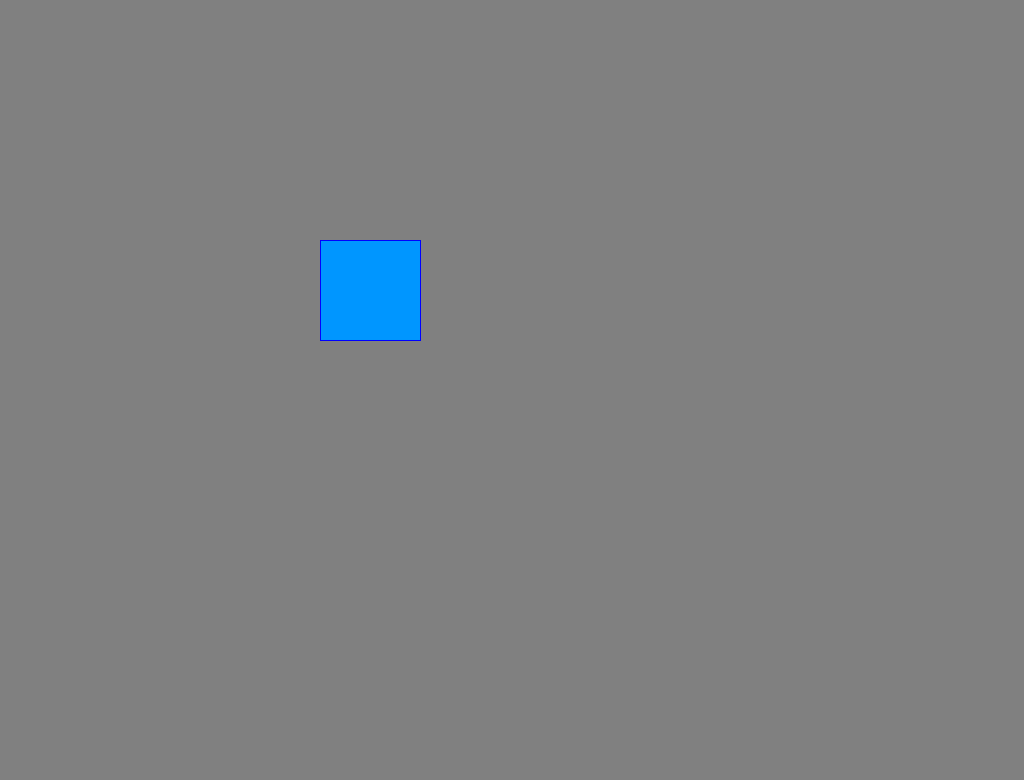
Frame 1 (no input)
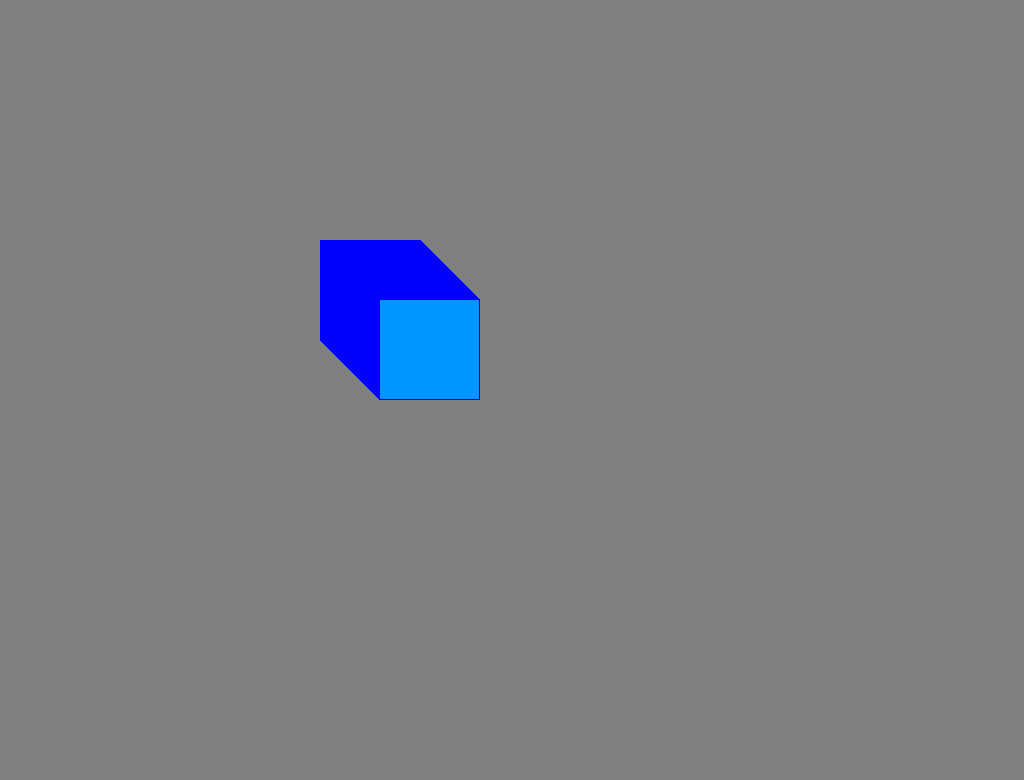
Frame 60 (the mouse pressed at the canvas centre just before this capture)
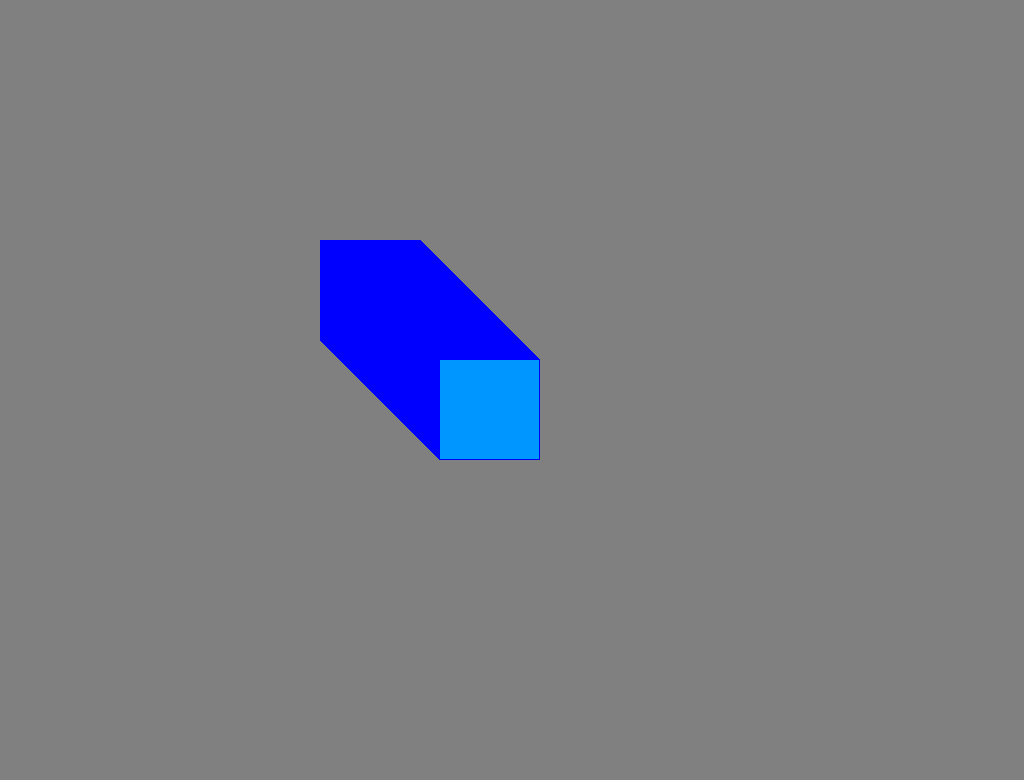
Frame 120 (the mouse held since frame 60 and released just before this capture)

The Processing sketch that drew these frames (run headless with seeded random() and noise(); from frame 60 on, the mouse is pressed at the canvas centre):

// Processing sketch: sketch_170703a
// ── sketch_170703a.pde
int posX = 320;
int posY = 240;
int limitX = 1024;
int limitY = 780;
Boolean XMORE = true;
Boolean YMORE = true;
void setup()
{
  size(1024, 780);
  background(128);
  fill(0,150,255);
  stroke(0,0,255);
}

void draw()
{
  rect(posX,posY,100,100);
  if (XMORE){
      posX++;
  }else{
      posX--;
  }
  if (YMORE){
      posY++;
  }else{
      posY--;
  }
  if (posX+100 >= limitX){
    XMORE = !XMORE;
  }
    if (posY+100 >= limitY ){
    YMORE = !YMORE;
  }
}
